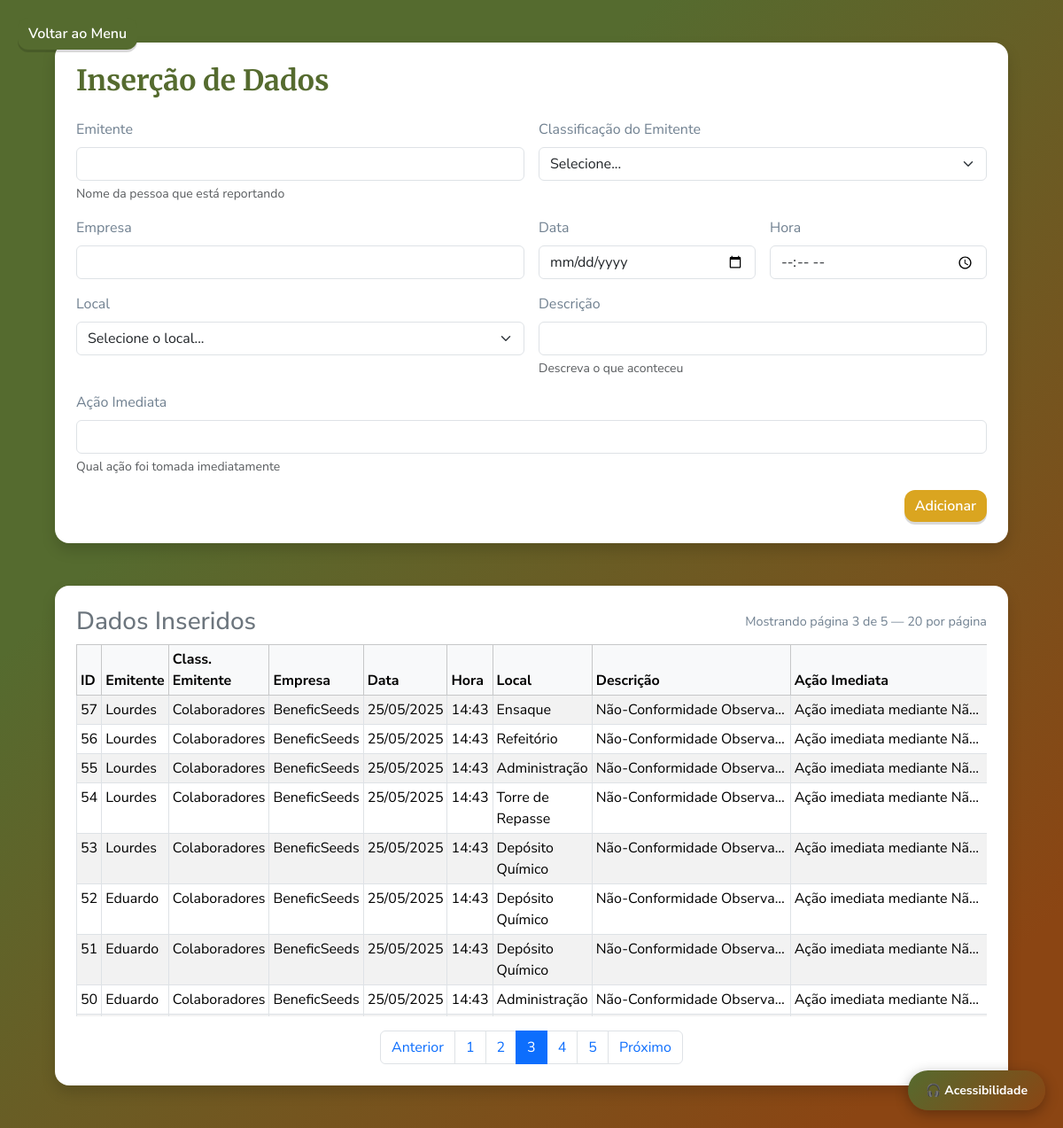
/abertura?page=3, run on the app's committed database.
### app.py (models this page shows)
class Entrada(db.Model):
    id = db.Column(db.Integer, primary_key=True)
    emitente = db.Column(db.String(40), nullable=False)
    classificação = db.Column(db.String(15), nullable=False)
    empresa = db.Column(db.String(15), nullable=False)
    data = db.Column(db.Date, nullable=False)
    hora = db.Column(db.Time, nullable=False)
    local = db.Column(db.String(20), nullable=False)
    observação = db.Column(db.String(150), nullable=False)
    ação = db.Column(db.String(150), nullable=False)
    class_sst = db.Column(db.String(50), nullable=True)
    class_ambiental = db.Column(db.String(50), nullable=True)
    causa = db.Column(db.String(300), nullable=True)
    parecer = db.Column(db.String(100), nullable=True)
    num_ordem_man = db.Column(db.String(20), nullable=True)
    obs_sprocedencia = db.Column(db.String(20), nullable=True)
    obs_justificativa = db.Column(db.String(20), nullable=True)
    multipla_condição = db.Column(db.String(60), nullable=True)
    multipla_comportamento = db.Column(db.String(60), nullable=True)
    multipla_ambiental = db.Column(db.String(60), nullable=True)
    funcionario = db.Column(db.String(20), nullable=True)

### app.py (the view, shortened to what this page needs)
@app.route("/abertura", methods=["GET", "POST"])
def abertura():
    page = request.args.get('page', 1, type=int)
    pagination = Entrada.query.order_by(Entrada.id.desc()).paginate(
        page=page, per_page=PER_PAGE, error_out=False
    )
    entradas = pagination.items
    total_pages = pagination.pages or 1
    return render_template('abertura.html',
                           entradas=entradas,
                           page=page,
                           per_page=PER_PAGE,
                           total_pages=total_pages)

### templates/abertura.html (shortened to what this page needs)
{% extends "base.html" %}
{% block content %}
<div class="container py-5 centered">
    <div class="card card-wide shadow p-4 mb-5">
        <h2 class="mb-4">Inserção de Dados</h2>
        <form method="post" class="row g-3">
            <div class="col-md-6">
                <label for="emitente" class="form-label">Emitente</label>
                <input type="text" id="emitente" name="emitente" class="form-control" required
                       aria-describedby="emitenteHelp">
                <div id="emitenteHelp" class="form-text">Nome da pessoa que está reportando</div>
            </div>
            <div class="col-md-6">
                <label class="form-label">Classificação do Emitente</label>
                <select name="classificação" class="form-select" required>
                    <option value="">Selecione...</option>
                </select>
            </div>
            <div class="col-md-6">
                <label class="form-label">Empresa</label>
                <input type="text" name="empresa" class="form-control" required>
            </div>
            <div class="col-md-3">
                <label class="form-label">Data</label>
                <input type="date" name="data" class="form-control" required>
            </div>
            <div class="col-md-3">
                <label class="form-label">Hora</label>
                <input type="time" name="hora" class="form-control" required>
            </div>
            <div class="col-md-6">
                <label class="form-label">Local</label>
                <select name="local" class="form-select" required>
                    <option value="">Selecione o local...</option>
                </select>
            </div>
            <div class="col-md-6">
                <label class="form-label">Descrição</label>
                <input type="text" name="observação" class="form-control" required
                       aria-describedby="descricaoHelp">
                <div id="descricaoHelp" class="form-text">Descreva o que aconteceu</div>
            </div>
            <div class="col-md-12">
                <label class="form-label">Ação Imediata</label>
                <input type="text" name="ação" class="form-control" required
                       aria-describedby="acaoHelp">
                <div id="acaoHelp" class="form-text">Qual ação foi tomada imediatamente</div>
            </div>
            <div class="col-md-12 text-end">
                <button type="submit" class="btn btn-success">Adicionar</button>
            </div>
        </form>
    </div>
    <div class="card card-wide shadow p-4">
        <div class="d-flex justify-content-between align-items-center mb-2">
            <h3 class="mb-0 text-secondary">Dados Inseridos</h3>
            <div class="small-muted">Mostrando página {{ page }} de {{ total_pages }} — {{ per_page }} por página</div>
        </div>
        <div class="table-responsive">
            <table class="table table-bordered table-striped table-sm mb-0">
                <thead class="table-light">
                    <tr>
                        <th>ID</th>
                        <th>Emitente</th>
                        <th>Class. Emitente</th>
                        <th>Empresa</th>
                        <th>Data</th>
                        <th>Hora</th>
                        <th>Local</th>
                        <th>Descrição</th>
                        <th>Ação Imediata</th>
                    </tr>
                </thead>
                <tbody>
                    {% for entrada in entradas %}
                    <tr>
                        <td>{{ entrada.id }}</td>
                        <td class="truncate" title="{{ entrada.emitente }}">{{ entrada.emitente }}</td>
                        <td>{{ entrada.classificação }}</td>
                        <td class="truncate" title="{{ entrada.empresa }}">{{ entrada.empresa }}</td>
                        <td>{{ entrada.data.strftime('%d/%m/%Y') }}</td>
                        <td>{{ entrada.hora.strftime('%H:%M') if entrada.hora else '' }}</td>
                        <td>{{ entrada.local }}</td>
                        <td class="truncate" title="{{ entrada.observação }}">{{ entrada.observação }}</td>
                        <td class="truncate" title="{{ entrada.ação }}">{{ entrada.ação }}</td>
                    </tr>
                    {% else %}
                    <tr>
                        <td colspan="9" class="text-center small-muted">Nenhuma entrada encontrada.</td>
                    </tr>
                    {% endfor %}
                </tbody>
            </table>
        </div>
        {% if total_pages > 1 %}
        <nav aria-label="Paginação" class="mt-3">
            <ul class="pagination justify-content-center mb-0">
                <li class="page-item {% if page <= 1 %}disabled{% endif %}">
                    <a class="page-link" href="?page={{ page - 1 }}" aria-label="Anterior">Anterior</a>
                </li>
                {% set start = page - 3 if page - 3 > 1 else 1 %}
                {% set end = page + 3 if page + 3 < total_pages else total_pages %}
                {% for p in range(start, end + 1) %}
                    <li class="page-item {% if p == page %}active{% endif %}">
                        <a class="page-link" href="?page={{ p }}">{{ p }}</a>
                    </li>
                {% endfor %}
                <li class="page-item {% if page >= total_pages %}disabled{% endif %}">
                    <a class="page-link" href="?page={{ page + 1 }}" aria-label="Próximo">Próximo</a>
                </li>
            </ul>
        </nav>
        {% endif %}
    </div>
</div>
{% endblock %}

### static/css/style.css (style rules this page uses)
:root { --verde-oliva: #556B2F; --amarelo-dourado: #DAA520; --marrom-avermelhado: #8B4513; --cinza-ardosia: #708090; --branco: #FFFFFF; }
body { font-family: 'Nunito Sans', sans-serif; color: var(--cinza-ardosia); background: linear-gradient(135deg, var(--verde-oliva) 30%, var(--marrom-avermelhado) 90%); margin: 0; padding: 0; min-height: 100vh; justify-content: center; }
.card { background-color: var(--branco); border: none; border-radius: 16px; box-shadow: 0 8px 20px rgba(0, 0, 0, 0.2); color: var(--cinza-ardosia); padding: 2.5rem; width: 100%; max-width: 500px; }
.card-wide { background-color: var(--branco); border: none; border-radius: 16px; box-shadow: 0 8px 20px rgba(0, 0, 0, 0.2); color: var(--cinza-ardosia); padding: 2.5rem; width: 100%; max-width: 1200px; }
h2 { font-family: 'Merriweather', serif; color: var(--verde-oliva); font-weight: 700; }
.btn { border-radius: 12px; font-weight: 600; transition: all 0.2s ease; color: var(--branco); box-shadow: 0 3px 0 rgba(0, 0, 0, 0.15); }
.btn-success { background-color: var(--amarelo-dourado); border: none; }
.centered { display: flex; align-items: center; justify-content: center; }
.container { display: flex; justify-content: center; align-items: center; flex-direction: column; min-height: 100vh; max-width: 95%; padding: 2rem; }

### templates/abertura.html (style rules this page uses)
.table-responsive { max-height: 420px; overflow: auto; }
td.truncate { max-width: 14rem; white-space: nowrap; overflow: hidden; text-overflow: ellipsis; }
.small-muted { color: var(--cinza-ardosia); font-size: .9rem; }

### data on the page
Entrada: id "57", emitente "Lourdes", classificação "Colaboradores", empresa "BeneficSeeds", data "25/05/2025", hora "14:43", local "Ensaque", observação "Não-Conformidade Observa…", ação "Ação imediata mediante Nã…"
Entrada: id "56", emitente "Lourdes", classificação "Colaboradores", empresa "BeneficSeeds", data "25/05/2025", hora "14:43", local "Refeitório", observação "Não-Conformidade Observa…", ação "Ação imediata mediante Nã…"
Entrada: id "55", emitente "Lourdes", classificação "Colaboradores", empresa "BeneficSeeds", data "25/05/2025", hora "14:43", local "Administração", observação "Não-Conformidade Observa…", ação "Ação imediata mediante Nã…"
Entrada: id "54", emitente "Lourdes", classificação "Colaboradores", empresa "BeneficSeeds", data "25/05/2025", hora "14:43", local "Torre de Repasse", observação "Não-Conformidade Observa…", ação "Ação imediata mediante Nã…"
Entrada: id "53", emitente "Lourdes", classificação "Colaboradores", empresa "BeneficSeeds", data "25/05/2025", hora "14:43", local "Depósito Químico", observação "Não-Conformidade Observa…", ação "Ação imediata mediante Nã…"
Entrada: id "52", emitente "Eduardo", classificação "Colaboradores", empresa "BeneficSeeds", data "25/05/2025", hora "14:43", local "Depósito Químico", observação "Não-Conformidade Observa…", ação "Ação imediata mediante Nã…"
Entrada: id "51", emitente "Eduardo", classificação "Colaboradores", empresa "BeneficSeeds", data "25/05/2025", hora "14:43", local "Depósito Químico", observação "Não-Conformidade Observa…", ação "Ação imediata mediante Nã…"
Entrada: id "50", emitente "Eduardo", classificação "Colaboradores", empresa "BeneficSeeds", data "25/05/2025", hora "14:43", local "Administração", observação "Não-Conformidade Observa…", ação "Ação imediata mediante Nã…"

### other printed values
{{ page }} "3"
{{ total_pages }} "5"
{{ per_page }} "20"
{{ p }} "1" "2" "3" "4" "5"
